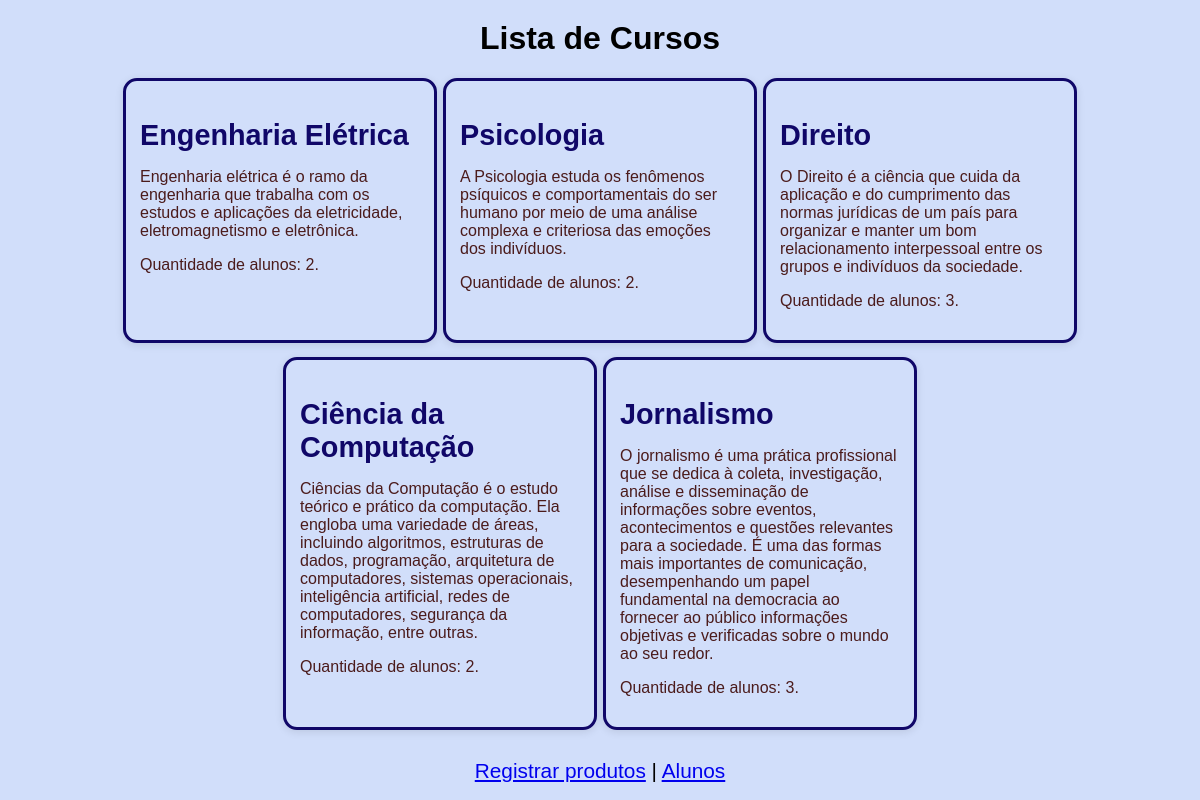
/faculdade/cursos/, run on the app's committed database.
### faculdade/models.py (models this page shows, shortened)
class Curso(models.Model):
    titulo = models.CharField(max_length=100, validators=[nome_existe])
    descricao = models.TextField()
    alunos = models.ManyToManyField(Aluno, related_name="cursos")

### faculdade/views.py (the view)
# urls.py: path('cursos/', CursoListView.as_view(), name='curso-list'),
class CursoListView(ListView):
    model = Curso
    template_name = 'faculdade/lista_cursos.html'
    context_object_name = 'cursos'

### faculdade/templates/faculdade/lista_cursos.html (shortened to what this page needs)
<!DOCTYPE html>
<html lang="en">
<head>
    {% load static %}
    <link rel="stylesheet" href="{% static 'faculdade/cursos.css' %}">
</head>
<body>
    <h1>Lista de Cursos</h1>
    <div class="aluno-cursos-container">
        {% for curso in cursos %}
        <div class="aluno-curso-box">
            <h2 class="aluno-curso-titulo">{{ curso.titulo }}</h2>
            <p class="aluno-curso-descricao">{{ curso.descricao }}</p>
            <p class="aluno-curso-descricao"> Quantidade de alunos: {{ curso.alunos.count }}. </p>
        </div>
        {% endfor %}
    </div>
    <div class="footer">
        <p>
            <a href="{% url 'comercio:produto_novo' %}" >Registrar produtos</a> |
            <a href="{% url 'faculdade:aluno-list' %}" >Alunos</a>
        </p>
    </div>
</body>
</html>

### faculdade/static/faculdade/cursos.css (style rules this page uses)
body { font-family: sans-serif; background-color: rgb(209, 222, 250); margin: 0; padding: 0; }
h1 { text-align: center; color: black; margin-top: 20px; font-size: 2em; }
.aluno-curso-box { border-style: solid; border-color: rgb(16, 7, 104); border-radius: 14px; padding: 14px; margin-bottom: 8px; width: 280px; box-shadow: 0 2px 8px rgba(0, 0, 0, 0.1); transition: transform 0.3s ease; }
.aluno-curso-titulo { font-size: 1.8em; color: rgb(16, 7, 104); margin-bottom: 10px; font-weight: bold; }
.aluno-curso-descricao { font-size: 1em; color: rgb(75, 27, 27); }
.aluno-cursos-container { display: flex; flex-wrap: wrap; justify-content: center; gap: 6px; margin: 20px; }
.footer { font-size: 1.3em; text-align: center; }

### data on the page
Curso: titulo "Engenharia Elétrica", descricao "Engenharia elétrica é o ramo da engenharia que trabalha com os estudos e aplicações da eletricidade, eletromagnetismo e eletrônica.", alunos.count "2"
Curso: titulo "Psicologia", descricao "A Psicologia estuda os fenômenos psíquicos e comportamentais do ser humano por meio de uma análise complexa e criteriosa das emoções dos indivíduos.", alunos.count "2"
Curso: titulo "Direito", descricao "O Direito é a ciência que cuida da aplicação e do cumprimento das normas jurídicas de um país para organizar e manter um bom relacionamento interpessoal entre os grupos e indivíduos da sociedade.", alunos.count "3"
Curso: titulo "Ciência da Computação", descricao "Ciências da Computação é o estudo teórico e prático da computação. Ela engloba uma variedade de áreas, incluindo algoritmos, estruturas de dados, programação, arquitetura de computadores, sistemas operacionais, inteligência artificial, redes de computadores, segurança da informação, entre outras.", alunos.count "2"
Curso: titulo "Jornalismo", descricao "O jornalismo é uma prática profissional que se dedica à coleta, investigação, análise e disseminação de informações sobre eventos, acontecimentos e questões relevantes para a sociedade. É uma das formas mais importantes de comunicação, desempenhando um papel fundamental na democracia ao fornecer ao público informações objetivas e verificadas sobre o mundo ao seu redor.", alunos.count "3"
